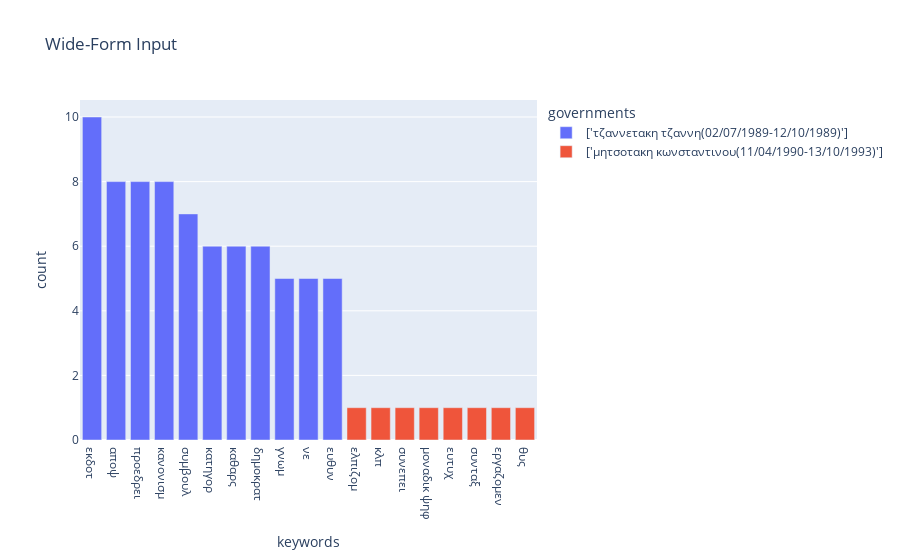

This figure's notebook cell:
### Code cell
import plotly.express as px

fig = px.bar(df1, x="keywords", y="count", color="governments", title="Wide-Form Input")
fig.show()

### Figure 1 — Plotly figure (JSON) as saved in the notebook; plotly's stock layout.template omitted (floating-point values rounded to 4 significant figures)
{"data": [{"alignmentgroup": "True", "hovertemplate": "governments=['τζαννετακη τζαννη(02/07/1989-12/10/1989)']<br>keywords=%{x}<br>count=%{y}<extra></extra>", "legendgroup": "['τζαννετακη τζαννη(02/07/1989-12/10/1989)']", "marker": {"color": "#636efa", "pattern": {"shape": ""}}, "name": "['τζαννετακη τζαννη(02/07/1989-12/10/1989)']", "offsetgroup": "['τζαννετακη τζαννη(02/07/1989-12/10/1989)']", "orientation": "v", "showlegend": true, "textposition": "auto", "type": "bar", "x": ["εκδοτ", "αποψ", "προεδρει", "κανονισμ", "συμβουλ", "κατηγορ", "καθαρς", "δημοκρατ", "γνωμ", "νε", "ευθυν"], "xaxis": "x", "y": [10, 8, 8, 8, 7, 6, 6, 6, 5, 5, 5], "yaxis": "y"}, {"alignmentgroup": "True", "hovertemplate": "governments=['μητσοτακη κωνσταντινου(11/04/1990-13/10/1993)']<br>keywords=%{x}<br>count=%{y}<extra></extra>", "legendgroup": "['μητσοτακη κωνσταντινου(11/04/1990-13/10/1993)']", "marker": {"color": "#EF553B", "pattern": {"shape": ""}}, "name": "['μητσοτακη κωνσταντινου(11/04/1990-13/10/1993)']", "offsetgroup": "['μητσοτακη κωνσταντινου(11/04/1990-13/10/1993)']", "orientation": "v", "showlegend": true, "textposition": "auto", "type": "bar", "x": ["ελπιζομ", "κλπ ", "συνεπει", "μοναδικ ψηφ ", "ευτυχ", "συνταξ", "εργαζομεν", "θυς"], "xaxis": "x", "y": [1, 1, 1, 1, 1, 1, 1, 1], "yaxis": "y"}], "layout": {"barmode": "relative", "legend": {"title": {"text": "governments"}, "tracegroupgap": 0}, "title": {"text": "Wide-Form Input"}, "xaxis": {"anchor": "y", "domain": [0, 1], "title": {"text": "keywords"}}, "yaxis": {"anchor": "x", "domain": [0, 1], "title": {"text": "count"}}}}
